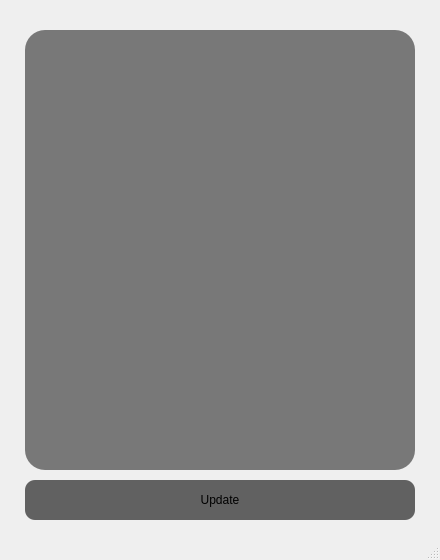
<?xml version="1.0" encoding="UTF-8"?>
<ui version="4.0">
 <class>MainWindow</class>
 <widget class="QMainWindow" name="MainWindow">
  <property name="enabled">
   <bool>true</bool>
  </property>
  <property name="geometry">
   <rect>
    <x>0</x>
    <y>0</y>
    <width>440</width>
    <height>560</height>
   </rect>
  </property>
  <property name="minimumSize">
   <size>
    <width>440</width>
    <height>560</height>
   </size>
  </property>
  <property name="maximumSize">
   <size>
    <width>440</width>
    <height>560</height>
   </size>
  </property>
  <property name="windowTitle">
   <string>Weather_app</string>
  </property>
  <property name="autoFillBackground">
   <bool>true</bool>
  </property>
  <property name="styleSheet">
   <string notr="true">
QTextBrowser#textBrowser{
background:rgba(0, 0, 0, 0.5);
text-align: center;
color:rgb(255,255,255);
border-style: outset;
border-radius: 20;
vertycalscrollbar-weght: 0;
}

QPushButton#pushButton{
background:rgba(1, 1, 1, 0.6);
font: 700 13pt &quot;Ubuntu&quot;;
border-style: outset;
border-radius: 10;
border-color: rgb(94, 92, 100);
}
QPushButton#pushButton:pressed {
     background:rgba(0, 0, 0, 0.8);
     border-style: inset;
 }</string>
  </property>
  <widget class="QWidget" name="centralwidget">
   <property name="autoFillBackground">
    <bool>true</bool>
   </property>
   <widget class="QPushButton" name="pushButton">
    <property name="geometry">
     <rect>
      <x>25</x>
      <y>480</y>
      <width>390</width>
      <height>40</height>
     </rect>
    </property>
    <property name="text">
     <string>Update</string>
    </property>
   </widget>
   <widget class="QTextBrowser" name="textBrowser">
    <property name="enabled">
     <bool>true</bool>
    </property>
    <property name="geometry">
     <rect>
      <x>25</x>
      <y>30</y>
      <width>390</width>
      <height>440</height>
     </rect>
    </property>
    <property name="frameShadow">
     <enum>QFrame::Sunken</enum>
    </property>
    <property name="verticalScrollBarPolicy">
     <enum>Qt::ScrollBarAlwaysOff</enum>
    </property>
    <property name="horizontalScrollBarPolicy">
     <enum>Qt::ScrollBarAlwaysOff</enum>
    </property>
    <property name="tabChangesFocus">
     <bool>false</bool>
    </property>
    <property name="textInteractionFlags">
     <set>Qt::LinksAccessibleByKeyboard|Qt::LinksAccessibleByMouse</set>
    </property>
   </widget>
  </widget>
  <widget class="QStatusBar" name="statusbar"/>
 </widget>
 <resources/>
 <connections/>
</ui>
